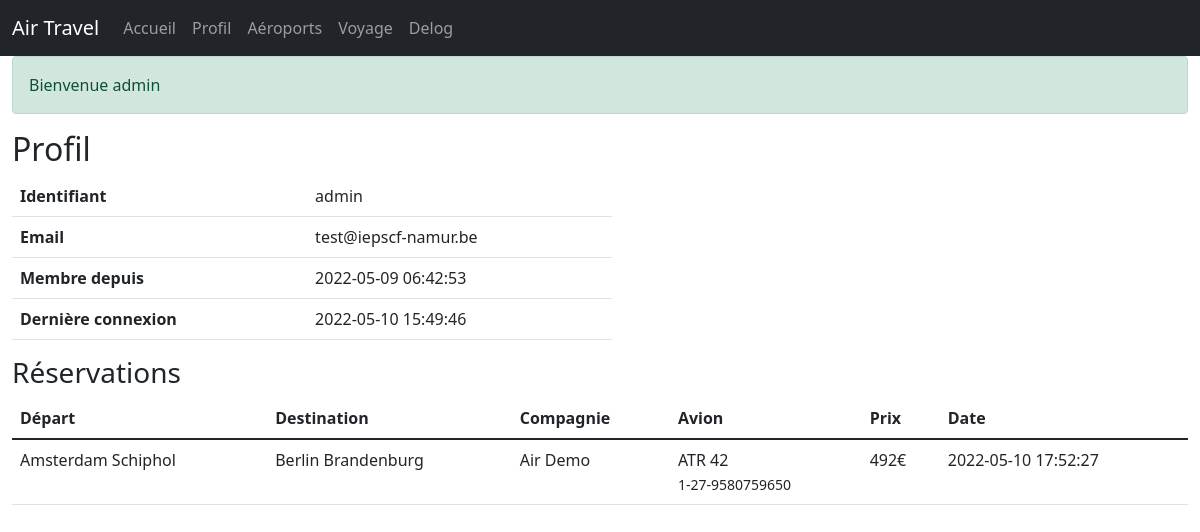
Page /index.php?page=view/client/profile (signed in) on the committed database.
### tables this page shows
CREATE TABLE IF NOT EXISTS `user` (
  `id` bigint(20) UNSIGNED NOT NULL AUTO_INCREMENT,
  `username` varchar(255) NOT NULL,
  `password` varchar(255) NOT NULL,
  `email` varchar(255) NOT NULL,
  `lastlogin` datetime DEFAULT NULL,
  `created` datetime NOT NULL,
  `modified` datetime DEFAULT NULL,
  `status` tinyint(1) NOT NULL DEFAULT '1',
  PRIMARY KEY (`id`),
  UNIQUE KEY `username` (`username`),
  UNIQUE KEY `email` (`email`)
);

CREATE TABLE IF NOT EXISTS `airline_reservation` (
  `id` bigint(20) UNSIGNED NOT NULL AUTO_INCREMENT,
  `airlineid` bigint(20) UNSIGNED NOT NULL,
  `userid` bigint(20) UNSIGNED NOT NULL,
  `created` datetime NOT NULL,
  PRIMARY KEY (`id`),
  KEY `airlineid` (`airlineid`),
  KEY `userid` (`userid`)
);

CREATE TABLE IF NOT EXISTS `location` (
  `id` bigint(20) UNSIGNED NOT NULL AUTO_INCREMENT,
  `name` varchar(255) NOT NULL,
  `longitude` decimal(9,6) NOT NULL,
  `latitude` decimal(9,6) NOT NULL,
  `countryid` bigint(20) UNSIGNED NOT NULL,
  PRIMARY KEY (`id`),
  UNIQUE KEY `coordinate` (`longitude`,`latitude`),
  KEY `country` (`countryid`)
);

CREATE TABLE IF NOT EXISTS `company` (
  `id` bigint(20) UNSIGNED NOT NULL AUTO_INCREMENT,
  `name` varchar(255) NOT NULL,
  `countryid` bigint(20) UNSIGNED NOT NULL,
  `managerid` bigint(20) UNSIGNED NOT NULL,
  `cash` bigint(20) NOT NULL DEFAULT '10000000',
  PRIMARY KEY (`id`),
  KEY `countryid` (`countryid`),
  KEY `managerid` (`managerid`)
);

CREATE TABLE IF NOT EXISTS `airplane` (
  `id` bigint(20) UNSIGNED NOT NULL AUTO_INCREMENT,
  `name` varchar(255) NOT NULL,
  `engines` tinyint(3) UNSIGNED NOT NULL DEFAULT '2',
  `pilots` tinyint(3) UNSIGNED NOT NULL DEFAULT '2',
  `cruise` smallint(5) UNSIGNED NOT NULL,
  `range` smallint(5) UNSIGNED NOT NULL,
  `takeoff` smallint(5) UNSIGNED NOT NULL,
  `landing` smallint(5) UNSIGNED NOT NULL,
  `passengers` smallint(5) UNSIGNED NOT NULL,
  `fuel` mediumint(8) UNSIGNED NOT NULL,
  `cons_by_km` smallint(6) UNSIGNED NOT NULL,
  `cons_by_seat` float UNSIGNED NOT NULL,
  `price` int(10) UNSIGNED NOT NULL DEFAULT '0',
  PRIMARY KEY (`id`)
);

CREATE TABLE IF NOT EXISTS `company_airplane` (
  `id` bigint(20) UNSIGNED NOT NULL AUTO_INCREMENT,
  `companyid` bigint(20) UNSIGNED NOT NULL,
  `airplaneid` bigint(20) UNSIGNED NOT NULL,
  `serial` varchar(255) NOT NULL,
  `available` tinyint(1) NOT NULL DEFAULT '1',
  `locationid` bigint(20) UNSIGNED DEFAULT NULL,
  `longitude` decimal(9,6) DEFAULT NULL,
  `latitutde` decimal(9,6) DEFAULT NULL,
  `created` datetime NOT NULL,
  PRIMARY KEY (`id`),
  KEY `airplaneid` (`airplaneid`),
  KEY `companyid` (`companyid`,`airplaneid`) USING BTREE
);

CREATE TABLE IF NOT EXISTS `airline` (
  `id` bigint(20) UNSIGNED NOT NULL AUTO_INCREMENT,
  `startid` bigint(20) UNSIGNED NOT NULL,
  `destinationid` bigint(20) UNSIGNED NOT NULL,
  `airplaneid` bigint(20) UNSIGNED NOT NULL,
  `price` smallint(5) UNSIGNED NOT NULL,
  `created` datetime NOT NULL,
  PRIMARY KEY (`id`),
  KEY `startid` (`startid`),
  KEY `destinationid` (`destinationid`),
  KEY `airplaneid` (`airplaneid`) USING BTREE
);

### index.php (called while the page is built, shortened)
<?php
require_once __DIR__ . '/lib/output.php';
require_once __DIR__ . '/lib/alert.php';
include_once __DIR__ . '/view/header.php';
include_once __DIR__ . '/view/menu.php';
include_once __DIR__ . '/view/main.php';
include_once __DIR__ . '/view/footer.php';

### view/client/profile.php (the view, shortened to what this page needs)
<?php
$table_reservations = '';
$sql_reservations = "SELECT ls.name as start, ld.name as destination, a.price, c.name as company, p.name as plane, ca.serial, ar.created
            FROM airline_reservation ar, airline a, company_airplane ca, airplane p, location ls, location ld, company c
            WHERE ar.airlineid = a.id AND a.airplaneid = ca.id AND ca.airplaneid = p.id AND a.startid = ls.id AND a.destinationid = ld.id AND ca.companyid = c.id AND ar.userid = ?";
$connect = connect();
$stmt = $connect->prepare("SELECT * FROM user WHERE id = ?");
$stmt->execute([$_SESSION['userid']]);
$user = $stmt->fetchObject();
$reservations = $connect->prepare($sql_reservations);
$reservations->execute([$_SESSION['userid']]);
$reservations->setFetchMode(PDO::FETCH_OBJ);
foreach ($reservations as $reservation) {
    $table_reservations .= '<tr><td>' . $reservation->start . '</td>
                    <td>' . $reservation->destination . '</td>
                    <td>' . $reservation->company . '</td>
                    <td>' . $reservation->plane . '<br><small>' . $reservation->serial . '</small></td>
                    <td>' . $reservation->price . '€</td>
                    <td>' . $reservation->created . '</td>
               </tr>';
}
?>
<h2>Profil</h2>
<table class="table" style="max-width:600px;">
    <tr>
        <th>Identifiant</th>
        <td><?=$user->username?></td>
    </tr>
    <tr>
        <th>Email</th>
        <td><?=$user->email?></td>
    </tr>
    <tr>
        <th>Membre depuis</th>
        <td><?=$user->created?></td>
    </tr>
    <tr>
        <th>Dernière connexion</th>
        <td><?=$user->lastlogin?></td>
    </tr>
</table>
<h3>Réservations</h3>
<table class="table">
    <thead>
    <tr>
        <th>Départ</th>
        <th>Destination</th>
        <th>Compagnie</th>
        <th>Avion</th>
        <th>Prix</th>
        <th>Date</th>
    </tr>
    </thead>
    <tbody>
        <?=$table_reservations?>
    </tbody>
</table>

### view/header.php (shortened to what this page needs)
<!doctype html>
<html lang="en">
<head>
    <link href="https://cdn.jsdelivr.net/npm/bootstrap@5.1.3/dist/css/bootstrap.min.css" rel="stylesheet">
    <link rel="stylesheet" href="./css/main.css">
</head>
<body>

### view/menu.php (shortened to what this page needs)
<nav class="navbar navbar-expand-lg navbar-dark bg-dark">
    <div class="container-fluid">
        <a class="navbar-brand" href="#">Air Travel</a>
        <div class="collapse navbar-collapse" id="navbar-menu">
            <ul class="navbar-nav">
                <li class="nav-item">
                    <a href="index.php?page=view/main" class="nav-link">Accueil</a>
                </li>
                <?php if (!empty($_SESSION['userid'])) { ?>
                <li class="nav-item">
                    <a href="index.php?page=view/client/profile" class="nav-link">Profil</a>
                </li>
                <li class="nav-item">
                    <a href="index.php?page=view/client/airports" class="nav-link">Aéroports</a>
                </li>
                <li class="nav-item">
                    <a href="index.php?page=view/client/travel" class="nav-link">Voyage</a>
                </li>
                <?php } ?>
                <li class="nav-item">
                    <?php if (!empty($_SESSION['userid'])) { ?>
                        <a href="index.php?page=view/user/delog" class="nav-link">Delog</a>
                    <?php } else { ?>
                        <a href="index.php?page=view/user/login" class="nav-link">Login</a>
                    <?php } ?>
                </li>
            </ul>
        </div>
    </div>
</nav>

### view/main.php
<main role="main" class="container-fluid">
    <?php
    manageAlerts();
    if (!empty($_GET['page']) && ($_GET['page'] != 'view/main')) {
        getView($_GET['page']);
    } else {
        echo '<h1>Air Travel</h1>
              <div class="alert alert-info">Welcome!</div>';
    }
    ?>
</main>

### lib/alert.php (shortened to what this page needs)
<?php
function manageAlerts(): void
{
    if (!empty($_SESSION['alert']) && !empty($_SESSION['alert_level'])) {
        echo '<div class="alert alert-' . checkAlertLevel() . '">' . $_SESSION['alert'] . '</div>';
    }
}
function checkAlertLevel(): string
{
    if (!empty($_SESSION['alert_level'])) {
        if (in_array($_SESSION['alert_level'], ['success', 'danger', 'info'])) {
            return $_SESSION['alert_level'];
        } else {
            return 'info';
        }
    }
    return '';
}

### lib/output.php
<?php
function getView(string $view): void
{
    $exts = ['html', 'php'];
    if (!empty($view)) {
        foreach ($exts as $ext) {
            $complete_path = $view . '.' . $ext;
            if (file_exists($complete_path)) {
                include_once $complete_path;
            }
        }
    } else {
        header('Location: index.php?page=view/main');
        die;
    }
}

### view/footer.php (shortened to what this page needs)
</body>
</html>

### rows in the picture
user: username "admin", email "test@iepscf-namur.be", created "2022-05-09 06:42:53", lastlogin "2022-05-10 15:49:46"
airline_reservation: location.name "Amsterdam Schiphol", location.name "Berlin Brandenburg", company.name "Air Demo", airplane.name "ATR 42", company_airplane.serial "1-27-9580759650", airlineid.price "492", created "2022-05-10 17:52:27"

### other values in the picture
$_SESSION['alert'] "Bienvenue admin"
